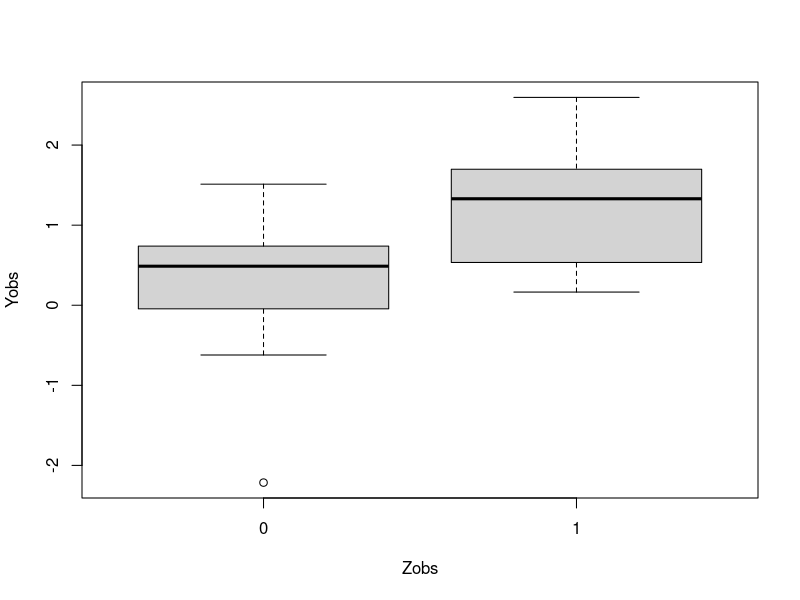
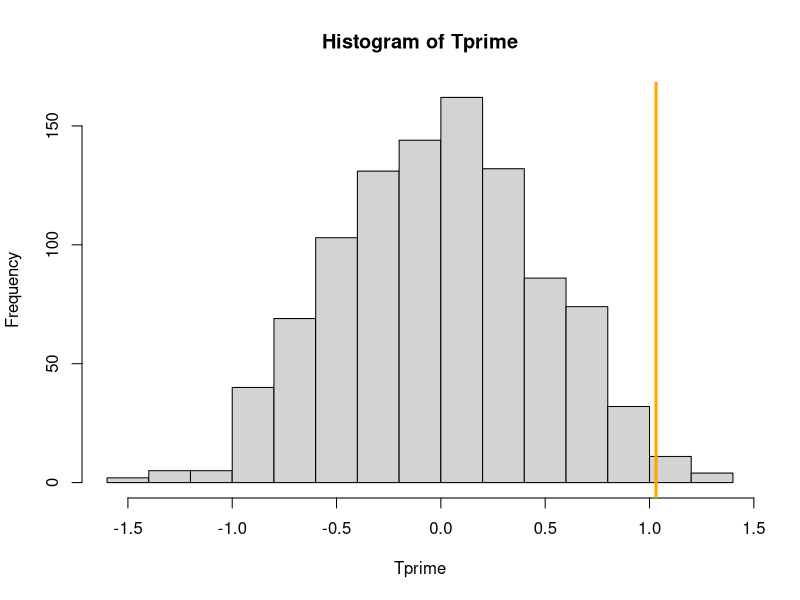

These charts were generated, in order, by the following R code:
##### FRT test

# my function
DiM_function = function(Z,Y){
  DiM = mean(Y[which(Z==1)]) - mean(Y[which(Z==0)])
  return(DiM)
}

# simulating data and running an FRT
set.seed(1)
Yobs = rnorm(20)
Zobs = rbinom(20,1,0.5)
tau = 1 # additive treatment effect of 0.1
Yobs[Zobs==1] = Yobs[Zobs==1] + tau
boxplot(Yobs~Zobs)
Tobs = DiM_function(Zobs,Yobs)

Tprime = c()
for(ii in 1:1000){
  Zprime = rbinom(20,1,0.5)
  Tprime = c(Tprime,DiM_function(Zprime,Yobs)) # Yobs stays fixed because null hypothesis tells me so!
}
hist(Tprime)
abline(v=Tobs,col='orange',lwd=3)
FRTpvalue = mean(Tprime>=Tobs)

